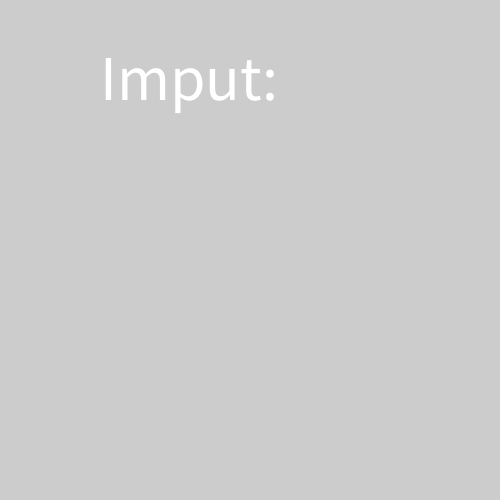
Frame 1 (no input)
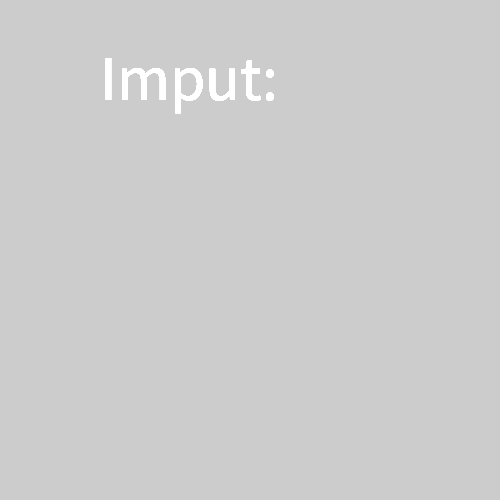
Frame 60 (the mouse pressed at the canvas centre just before this capture)
Frame 120 (the mouse held since frame 60 and released just before this capture): identical to frame 60, image omitted

The Processing sketch that drew these frames (run headless with seeded random() and noise(); from frame 60 on, the mouse is pressed at the canvas centre):

// Processing sketch: week06_2_keyPressed_string
// ── week06_2_keyPressed_string.pde
void setup(){
  size(500,500);
  textSize(64);
}
String line="Imput: ";
void draw(){
  text(line,100,100);
}
void keyPressed(){
  line +=key;
}
